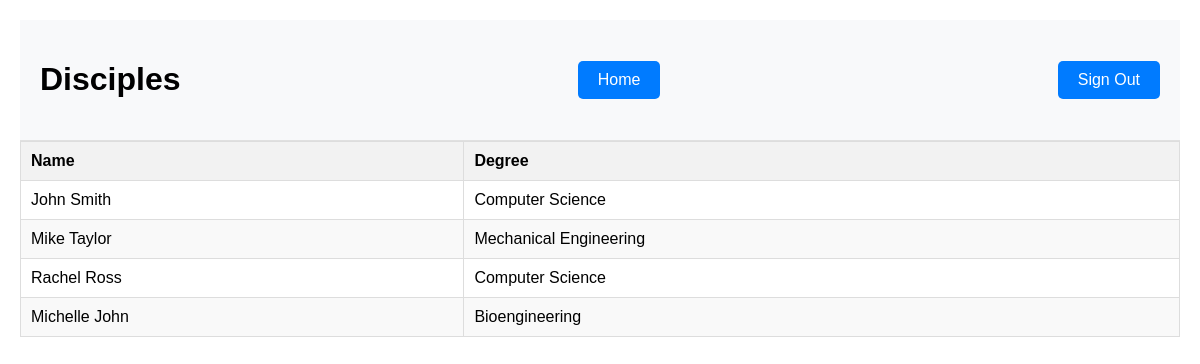
/member/disciples, run on the app's committed database.
### members/models.py (models this page shows, shortened)
class Student(models.Model):
    name = models.CharField(max_length=255)
    age = models.IntegerField()
    enrollment_year = models.ForeignKey(Class, on_delete=models.SET_NULL, null=True, default=2020)
    college_degree = models.ForeignKey(Disciple, on_delete=models.SET_NULL, null=True, default="degree")

class Disciple(models.Model):
    degree = models.CharField(max_length=255, choices=disciples_choices, default="degree")

### members/views.py (the view)
# urls.py: path('disciples', members_views.disciples_page, name='disciples'),
def disciples_page(request):
    all_student = members_models.Student.objects.all()
    context = {
        'all_student': all_student,
    }
    return render(request, 'disciples.html', context)

### templates/disciples.html (shortened to what this page needs)
<!DOCTYPE html>
<html lang="en">
<head>
</head>
<body>
    <header class="page-header">
        <h1>Disciples</h1>
        <a href="{% url 'homepage' %}" class="home-button">Home</a>
        <a href="{% url 'logout_user' %}" class="signout-button">Sign Out</a>
    </header>
    <table>
        <thead>
        <tr>
            <th>Name</th>
            <th>Degree</th>
        </tr>
        </thead>
        <tbody>
        {% for student in all_student %}
            <tr>
                <td>{{ student.name }}</td>
                <td>{{ student.college_degree.degree }}</td>
            </tr>
        {% endfor %}
        </tbody>
    </table>
</body>
</html>

### templates/disciples.html (style rules this page uses)
body { font-family: Arial, sans-serif; margin: 20px; }
table { width: 100%; border-collapse: collapse; }
th, td { padding: 10px; border: 1px solid #ddd; text-align: left; }
th { background-color: #f2f2f2; }
tr:nth-child(even) { background-color: #f9f9f9; }
.page-header { display: flex; justify-content: space-between; align-items: center; padding: 20px; background-color: #f8f9fa; border-bottom: 1px solid #e0e0e0; }
.signout-button { display: inline-block; padding: 10px 20px; font-size: 16px; color: #fff; background-color: #007bff; border: none; border-radius: 5px; text-decoration: none; cursor: pointer; }
.home-button { display: inline-block; padding: 10px 20px; font-size: 16px; color: #fff; background-color: #007bff; border: none; border-radius: 5px; text-decoration: none; cursor: pointer; }

### data on the page
Student: name "John Smith", college_degree.degree "Computer Science"
Student: name "Mike Taylor", college_degree.degree "Mechanical Engineering"
Student: name "Rachel Ross", college_degree.degree "Computer Science"
Student: name "Michelle John", college_degree.degree "Bioengineering"
